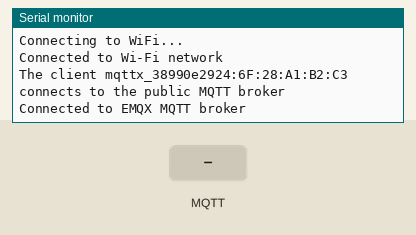
Simulated run of this sketch. Board: ESP32. On the bench: the last lines printed to the serial monitor. Inputs (shaded band) come from the test bench. WiFi joins after 1.5 s; servers stay silent unless stated; no MQTT or app messages arrive unless stated.

Above: at 2.7 s.
2.8 s: MQTT message "1" arrives on the first subscribed topic
At 3.7 s:
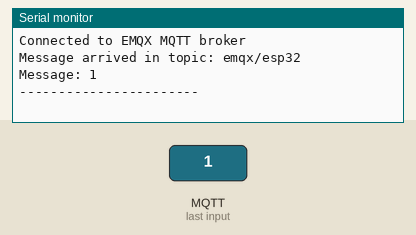
4.3 s: MQTT message "on" arrives on the first subscribed topic
At 4.8 s:
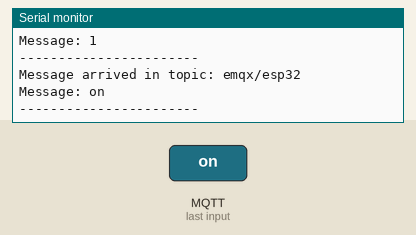
5.8 s: MQTT message "off" arrives on the first subscribed topic
At 7.2 s:
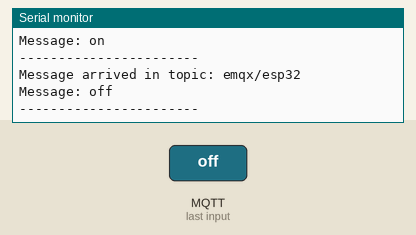

The sketch:

mqtt.ino
```cpp
#include <WiFi.h>
#include <PubSubClient.h>

// WiFi credentials
const char *ssid = "workspace6";  // Enter your Wi-Fi name
const char *password = "passcode6";  // Enter your Wi-Fi password

// MQTT Broker settings
const char *mqtt_broker = "broker.emqx.io";  // Broker address
const char *topic = "emqx/esp32";  // Topic to publish/subscribe to
const char *mqtt_username = "emqx";  // Broker username (for public brokers, it's often 'emqx')
const char *mqtt_password = "public";  // Broker password (for public brokers, it's often 'public')
const int mqtt_port = 1883;  // Port for non-secure MQTT

WiFiClient espClient;
PubSubClient client(espClient);  // Initialize MQTT client

void setup() {
    // Start the Serial monitor
    Serial.begin(115200);

    // Connect to Wi-Fi network
    WiFi.begin(ssid, password);
    while (WiFi.status() != WL_CONNECTED) {
        delay(500);
        Serial.println("Connecting to WiFi...");
    }
    Serial.println("Connected to Wi-Fi network");

    // Set MQTT server details
    client.setServer(mqtt_broker, mqtt_port);
    client.setCallback(callback);

    // Connect to MQTT broker
    while (!client.connected()) {
        String client_id = "mqttx_38990e29";  // You can create a unique client ID
        client_id += String(WiFi.macAddress());  // Append MAC address for uniqueness
        Serial.printf("The client %s connects to the public MQTT broker\n", client_id.c_str());

        if (client.connect(client_id.c_str(), mqtt_username, mqtt_password)) {
            Serial.println("Connected to EMQX MQTT broker");
        } else {
            Serial.print("MQTT connection failed with state: ");
            Serial.println(client.state());
            delay(2000);  // Retry after 2 seconds
        }
    }

    // Publish a message to the topic
    client.publish(topic, "Hi, I'm ESP32 ^^");

    // Subscribe to the topic
    client.subscribe(topic);
}

void callback(char *topic, byte *payload, unsigned int length) {
    // Print the received message
    Serial.print("Message arrived in topic: ");
    Serial.println(topic);
    Serial.print("Message: ");
    for (int i = 0; i < length; i++) {
        Serial.print((char) payload[i]);
    }
    Serial.println();
    Serial.println("-----------------------");
}

void loop() {
    // Keep the MQTT client loop running to handle incoming messages
    client.loop();
}
```

Measured:
- after the input at 2.8 s, the serial monitor: prints a new line at once (image 1)
- after the input at 4.3 s, the serial monitor: prints a new line at once (image 2)
- after the input at 5.8 s, the serial monitor: prints a new line at once (image 3)
